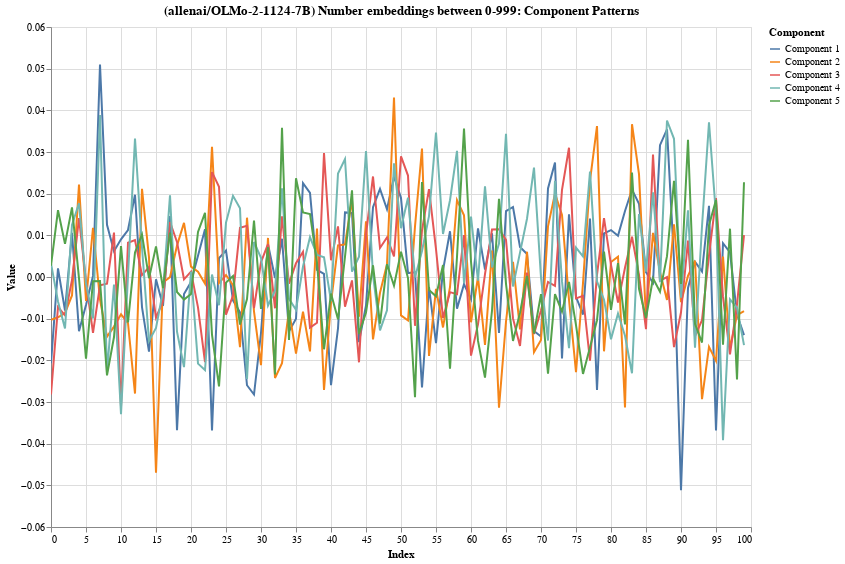

Notebook code cell kept with this figure:
### Code cell
plots['component_patterns']

### Figure 1 — Vega-Lite specification as saved in the notebook (floating-point values rounded to 4 significant figures; data arrays with more than 128 entries replaced by an {"elided": "..."} marker saying what was removed)
{"config": {"view": {"continuousWidth": 300, "continuousHeight": 300}}, "data": {"name": "data-f920b17bfdc0368e7aac9639145d4842"}, "mark": {"type": "line"}, "encoding": {"color": {"field": "Component", "title": "Component", "type": "nominal"}, "tooltip": [{"field": "Component", "type": "nominal"}, {"field": "Index", "type": "quantitative"}, {"field": "Value", "type": "quantitative"}], "x": {"field": "Index", "title": "Index", "type": "quantitative"}, "y": {"field": "Value", "title": "Value", "type": "quantitative"}}, "height": 500, "params": [{"name": "param_11", "select": {"type": "interval", "encodings": ["x", "y"]}, "bind": "scales"}], "title": "(allenai/OLMo-2-1124-7B) Number embeddings between 0-999: Component Patterns", "width": 700, "$schema": "https://vega.github.io/schema/vega-lite/v5.20.1.json", "datasets": {"data-f920b17bfdc0368e7aac9639145d4842": {"elided": "500 records"}}}
